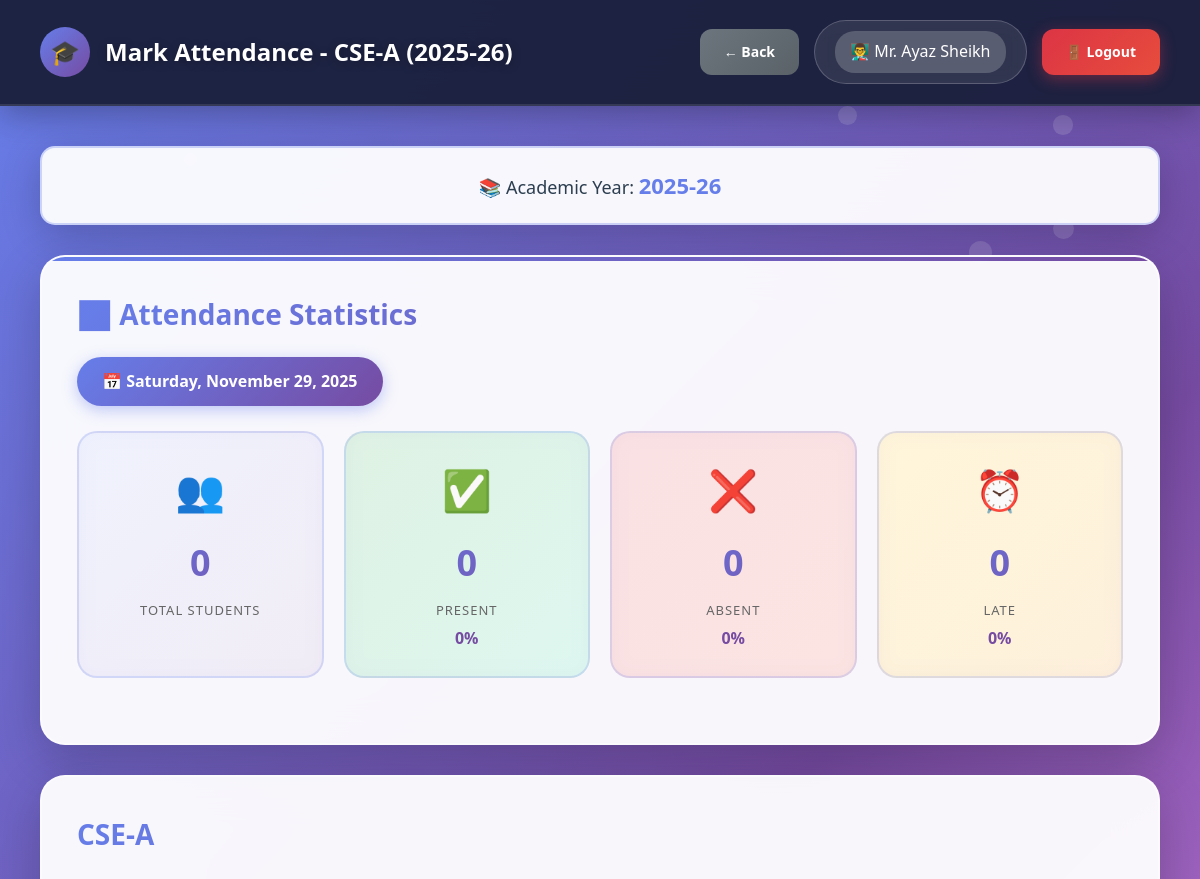
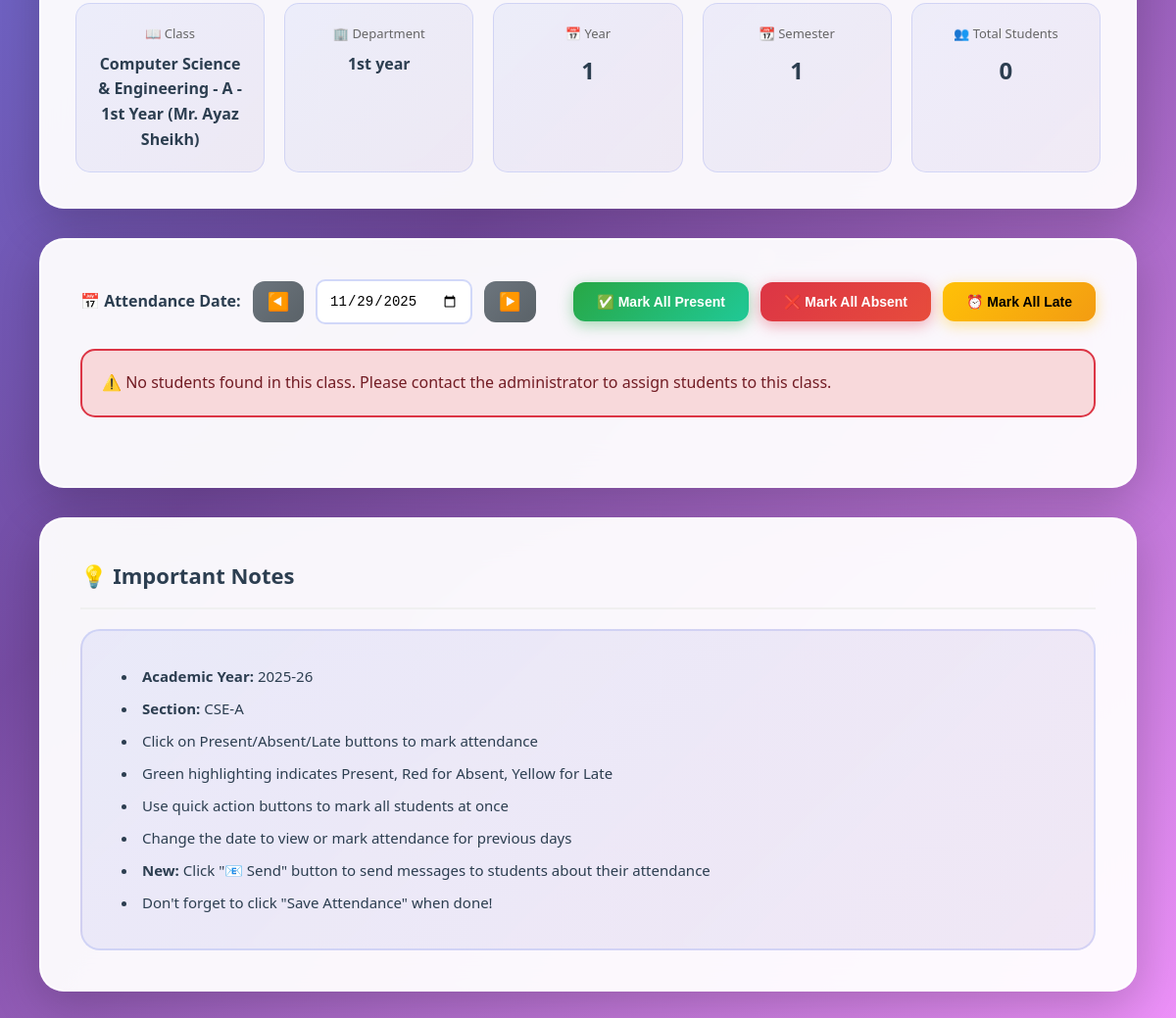
Screenshot of /teacher/mark_attendance.php?class_id=69 (signed in) with the database file from the repository (2 pictures, top to bottom).
### tables this page shows
CREATE TABLE `classes` (
  `id` int(11) NOT NULL,
  `class_name` varchar(100) NOT NULL,
  `department_id` int(11) NOT NULL,
  `year` int(11) NOT NULL,
  `section` varchar(10) NOT NULL,
  `teacher_id` int(11) NOT NULL,
  `semester` int(11) NOT NULL,
  `academic_year` varchar(20) NOT NULL,
  `created_at` timestamp NOT NULL DEFAULT current_timestamp()
);

CREATE TABLE `users` (
  `id` int(11) NOT NULL,
  `username` varchar(50) NOT NULL,
  `password` varchar(255) NOT NULL,
  `full_name` varchar(100) NOT NULL,
  `email` varchar(100) NOT NULL,
  `phone` varchar(15) DEFAULT NULL,
  `photo` varchar(255) DEFAULT NULL,
  `role` enum('admin','hod','teacher') NOT NULL,
  `department_id` int(11) DEFAULT NULL,
  `is_active` tinyint(1) DEFAULT 1,
  `created_at` timestamp NOT NULL DEFAULT current_timestamp()
);

CREATE TABLE `departments` (
  `id` int(11) NOT NULL,
  `dept_name` varchar(100) NOT NULL,
  `dept_code` varchar(20) NOT NULL,
  `hod_id` int(11) DEFAULT NULL,
  `created_at` timestamp NOT NULL DEFAULT current_timestamp()
);

### teacher/mark_attendance.php (the view, shortened to what the rows shown need)
<?php
require_once '../db.php';
$user = getCurrentUser();
$class_id = isset($_GET['class_id']) ? intval($_GET['class_id']) : 0;
$verify_query = "SELECT c.*, d.dept_name FROM classes c
                 JOIN departments d ON c.department_id = d.id
                 WHERE c.id = ? AND c.teacher_id = ?";
$stmt = $conn->prepare($verify_query);
$stmt->bind_param("ii", $class_id, $user['id']);
$stmt->execute();
$class = $stmt->get_result()->fetch_assoc();
?>
<!DOCTYPE html>
<html lang="en">
<head>
    <link rel="stylesheet" href="../assets/style.css">
</head>
<body>
    <nav class="navbar">
        <div class="navbar-brand">
            <div class="navbar-logo">🎓</div>
            <h1>Mark Attendance - <?php echo htmlspecialchars($class['section']); ?> (<?php echo htmlspecialchars($class['academic_year']); ?>)</h1>
        </div>
        <div class="user-info">
            <div class="user-profile">
                <span>👨‍🏫 <?php echo htmlspecialchars($user['full_name']); ?></span>
            </div>
        </div>
    </nav>
    <div class="main-content">
        <div class="academic-year-badge">
            📚 Academic Year: <strong><?php echo htmlspecialchars($class['academic_year']); ?></strong>
        </div>
        <div class="stats-card">
            <h2>📊 Attendance Statistics</h2>
        </div>
        <div class="summary-card">
            <h2><?php echo htmlspecialchars($class['section']); ?></h2>
            <div class="summary-stats">
                <div class="summary-stat">
                    <div class="label">📖 Class</div>
                    <div class="number" style="font-size: 16px;"><?php echo htmlspecialchars($class['class_name']); ?></div>
                </div>
                <div class="summary-stat">
                    <div class="label">🏢 Department</div>
                    <div class="number" style="font-size: 16px;"><?php echo htmlspecialchars($class['dept_name']); ?></div>
                </div>
                <div class="summary-stat">
                    <div class="label">📅 Year</div>
                    <div class="number"><?php echo $class['year']; ?></div>
                </div>
                <div class="summary-stat">
                    <div class="label">📆 Semester</div>
                    <div class="number"><?php echo $class['semester']; ?></div>
                </div>
                <div class="summary-stat">
                </div>
            </div>
        </div>
        <div class="table-container">
            <div class="instructions-box">
                <ul>
                    <li><strong>Academic Year:</strong> <?php echo htmlspecialchars($class['academic_year']); ?></li>
                    <li><strong>Section:</strong> <?php echo htmlspecialchars($class['section']); ?></li>
                    <li>Click on Present/Absent/Late buttons to mark attendance</li>
                    <li>Green highlighting indicates Present, Red for Absent, Yellow for Late</li>
                    <li>Use quick action buttons to mark all students at once</li>
                    <li>Change the date to view or mark attendance for previous days</li>
                    <li><strong>New:</strong> Click "📧 Send" button to send messages to students about their attendance</li>
                    <li>Don't forget to click "Save Attendance" when done!</li>
                </ul>
            </div>
        </div>
    </div>
</body>
</html>

### rows the page displays
classes: section "CSE-A", academic_year "2025-26", class_name "Computer Science & Engineering - A - 1st Year (Mr. Ayaz Sheikh)", department.dept_name "1st year", year "1", semester "1"
users: full_name "Mr. Ayaz Sheikh"

### other values shown
date('l, F j, Y', strtotime($attendance_date)) "Saturday, November 29, 2025"
$total_students "0"
$present_count "0"
$present_percentage "0"
$absent_count "0"
$absent_percentage "0"
$late_count "0"
$late_percentage "0"
